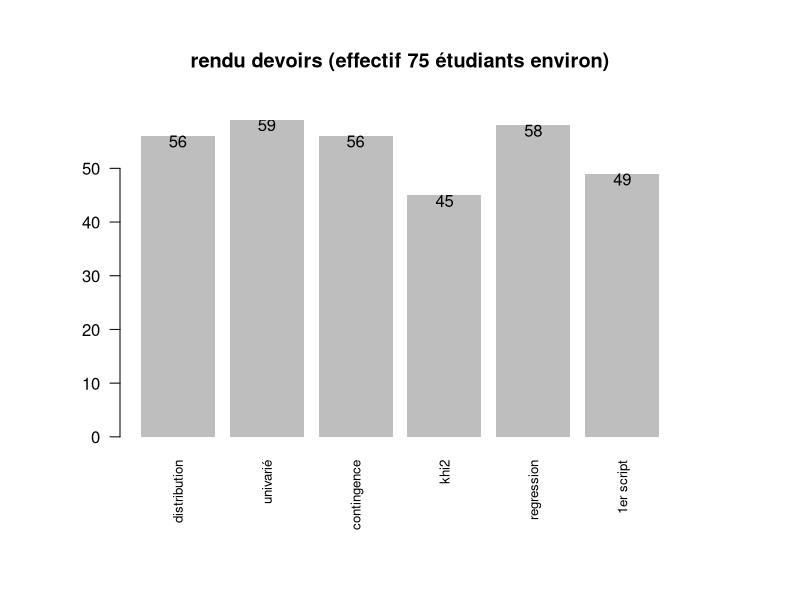
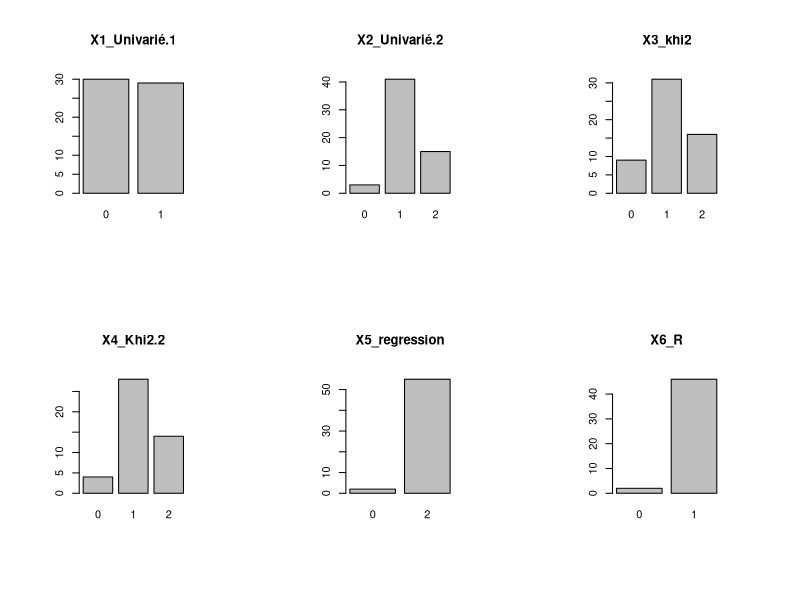
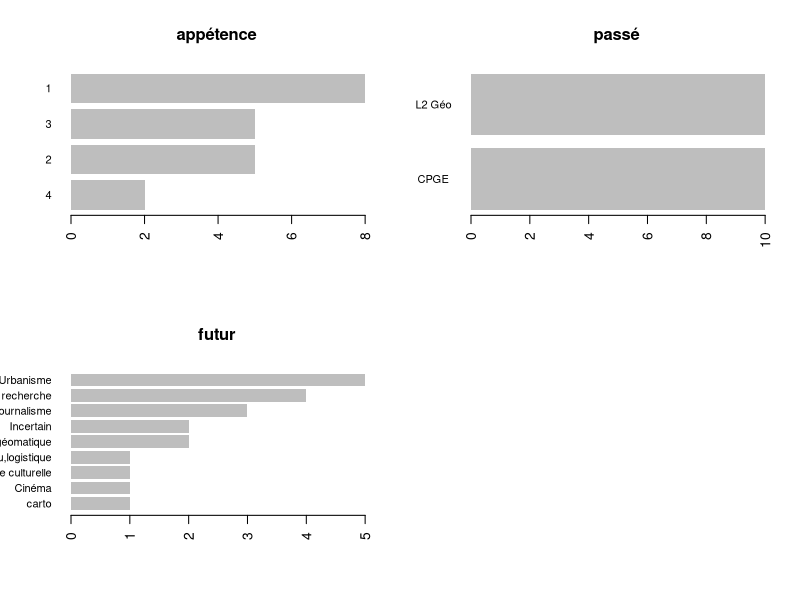

Source code (R) for these figures, in order:
## ---- chunk 1
knitr::opts_chunk$set(eval  = FALSE)
knitr::opts_chunk$set(echo  = TRUE)
knitr::opts_chunk$set(warning  = FALSE)
## ---- chunk 2
data <- read.csv("data/deroule2025.csv", encoding = "UTF-8")
knitr::kable(data)
## ---- chunk 3
etudiant <-  read.csv("data/TD3_stats_2025.csv", fileEncoding = "UTF-8")
names(etudiant)
names(etudiant)[4] <- c("appétence")
png("img/quisontils.png", width = 10000, height = 10000, res=1800)
#par(mar = c(2,16,2,4))
par(mfrow = c(2,2))
for (i in c(4,6,7)){
  (mar = c(2,20,2,4))
  barplot(sort(table(etudiant [,i])), border = NA,
          horiz = T, las = 2, cex.names = 0.8, 
          main = names (etudiant) [i])
}
dev.off()
## ---- chunk 4
rendu <- c(56,59, 56, 45,58,49)
titre <- c("distribution", "univarié", "contingence", "khi2", "regression", "1er script")
par(mar = c(8,6,6,6))
p <- barplot(rendu, names = titre, cex.names = 0.8, las = 2, main = "rendu devoirs (effectif 75 étudiants environ)", border = NA)
text(p, y = rendu - 1, labels = rendu )
## ---- chunk 5
res <- read.csv("data/exo.csv",  na.strings = '-', fileEncoding = "UTF-8")
names(res)
res <- res [, c(2:5,1,6)]
# recodage : si note 2, alors note1 = 0 si NA
res$X1_Univarié.1 [is.na(res$X1_Univarié.1 )& !is.na(res$X2_Univarié.2)] <- 0
res$X1_Univarié.1 [ is.na(res$X2_Univarié.2)] <- NA
# graphique
par(mfrow= c(2,3))
for (i in (1:length(res))){
  p <-barplot(table(res[,i]), main = names(res)[i])
}
